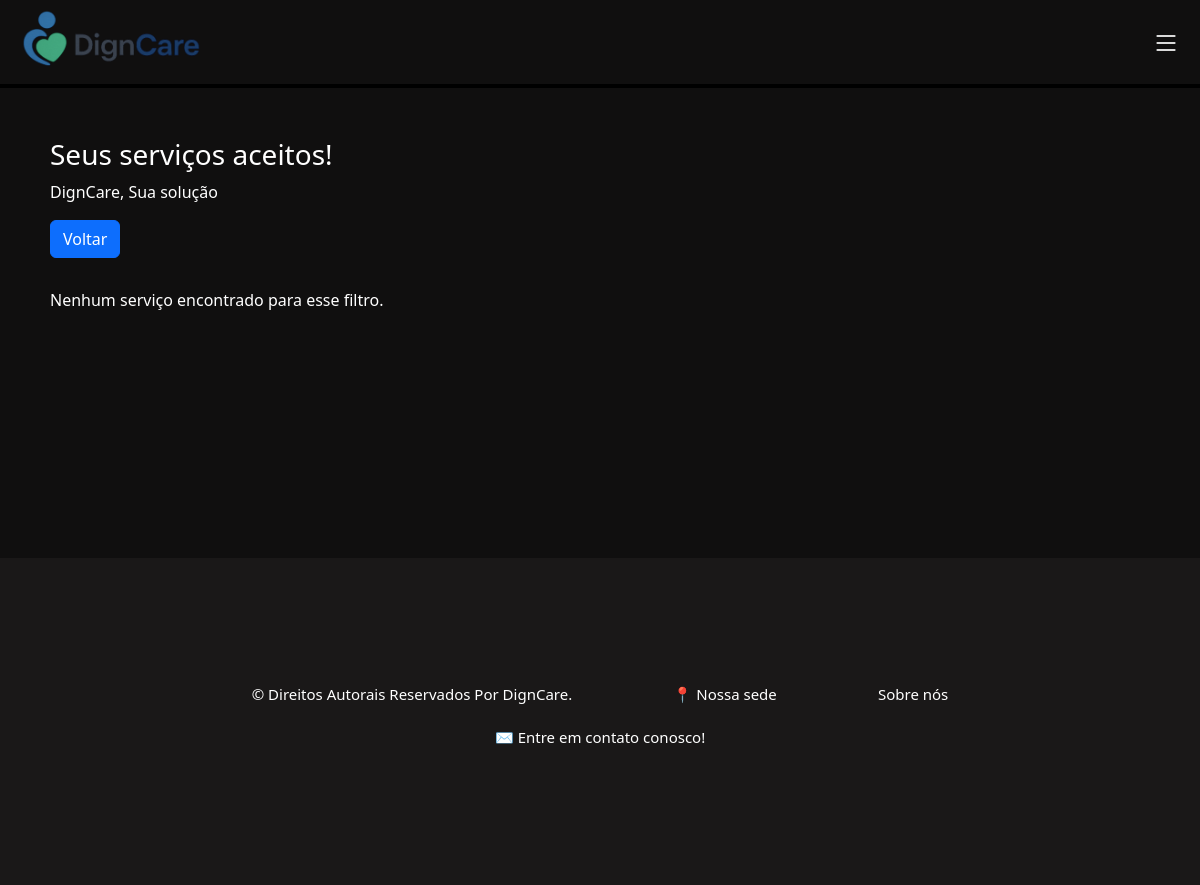
The page /html/servico_aceitos.php (signed in) on the database as committed earlier.
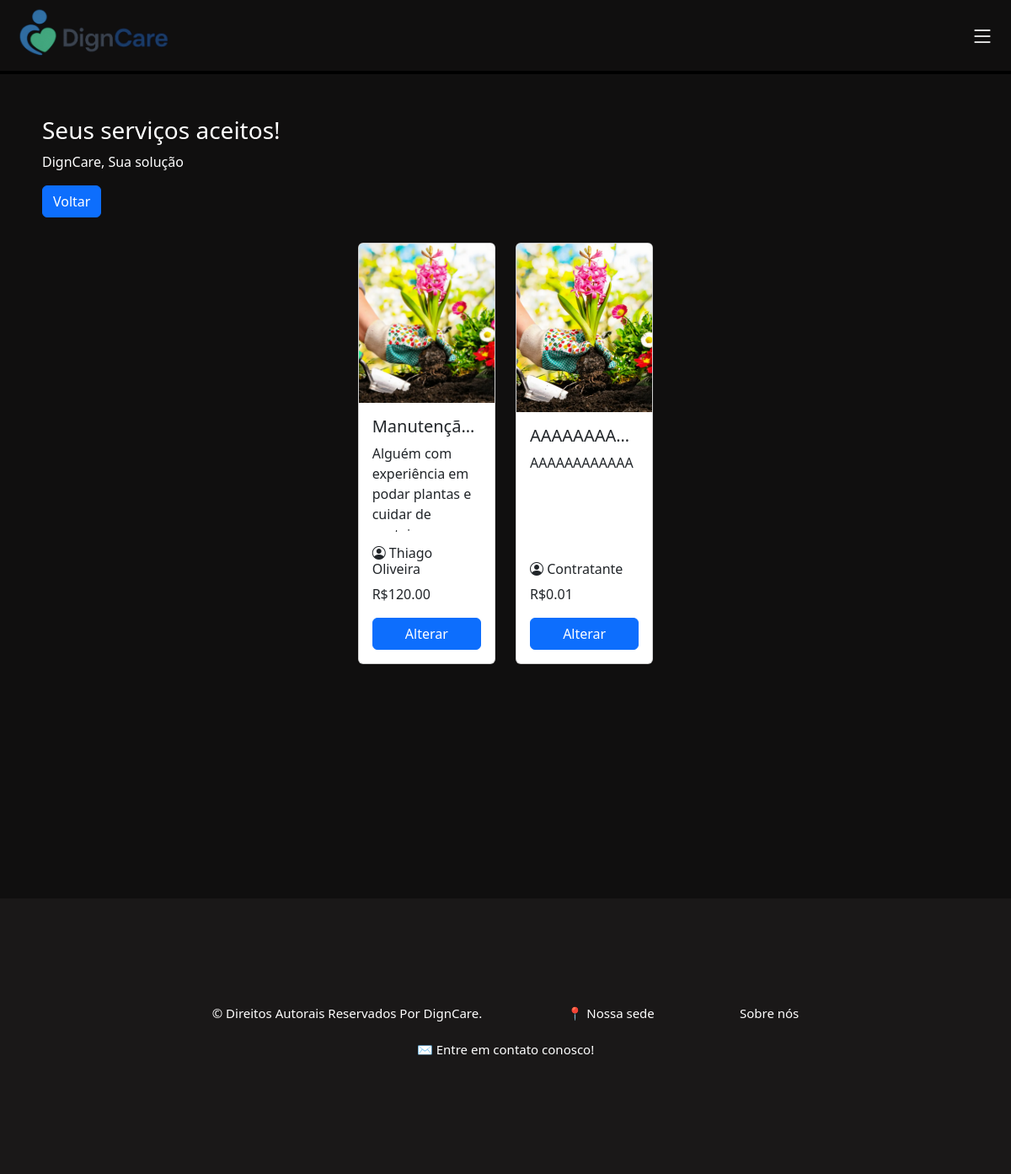
The same page on the database as committed later.
### tables this page shows
CREATE TABLE `servico` (
  `servico_id` int NOT NULL AUTO_INCREMENT,
  `user_id_contratante` int NOT NULL,
  `user_id_contratado` int DEFAULT NULL,
  `local_id` int DEFAULT NULL,
  `tipoServico_id` int NOT NULL,
  `servico_data_criado` date DEFAULT NULL,
  `servico_data_realizado` date DEFAULT NULL,
  `servico_titulo` varchar(45) NOT NULL,
  `servico_descricao` varchar(250) DEFAULT NULL,
  `servico_valor` decimal(10,2) NOT NULL,
  `servico_status` varchar(45) DEFAULT NULL,
  PRIMARY KEY (`servico_id`),
  KEY `user_id_contratante_idx` (`user_id_contratante`),
  KEY `user_id_contratado_idx` (`user_id_contratado`),
  KEY `local_id_idx` (`local_id`),
  KEY `tipoServico_id_idx` (`tipoServico_id`)
);

CREATE TABLE `usuario` (
  `usr_id` int NOT NULL AUTO_INCREMENT,
  `usr_nome` varchar(50) NOT NULL,
  `usr_cpf` varchar(45) NOT NULL,
  `usr_idade` int DEFAULT NULL,
  `usr_tipo` varchar(45) DEFAULT NULL,
  `usr_email` varchar(45) NOT NULL,
  `usr_senha` varchar(100) NOT NULL,
  `tipoServico_id` int DEFAULT NULL,
  `usr_descricao` varchar(250) DEFAULT NULL,
  PRIMARY KEY (`usr_id`),
  UNIQUE KEY `usr_cpf_UNIQUE` (`usr_cpf`),
  UNIQUE KEY `usr_email_UNIQUE` (`usr_email`),
  KEY `tipoServico_id_idx` (`tipoServico_id`),
  CONSTRAINT `tipoServico_id` FOREIGN KEY (`tipoServico_id`) REFERENCES `tiposervico` (`tipoServico_id`)
);

### html/servico_aceitos.php (the view, shortened to what this page needs)
<!DOCTYPE html>
<html lang="pt-br">
<head>
    <link rel="stylesheet" href="/CSS/serviços_abertos.css">
    <link href="https://cdn.jsdelivr.net/npm/bootstrap@5.3.6/dist/css/bootstrap.min.css" rel="stylesheet"
>
    <link rel="stylesheet" href="https://cdn.jsdelivr.net/npm/bootstrap-icons@1.10.5/font/bootstrap-icons.css">
</head>
<body class="fundo">
  <header>
    <nav class="navbar borda">
      <div class="nav justify-content-start">
        <a href="/html/home.php"><img class="mexe" src="/img/logo_horizontal.png" alt="logo" width="225"></a>
      </div>
      <div class="menu-icon" type="sidbar" data-bs-toggle="offcanvas" data-bs-target="#offcanvasRight" aria-controls="offcanvasRight"><i class="bi bi-list fs-3 iconscss"></i></div>
    </nav>
  </header>
    <section style="margin: 50px;">
    <div class="textcolor" style="margin-bottom: 30px;">
        <h3>Seus serviços aceitos!</h3>
        <p>DignCare, Sua solução</p>
        <a href="/html/home_prestador.php" class="btn btn-primary">Voltar</a>
    </div>
    <?php
    require_once '../php/conecta_bd.php';
    $usr_id = $_SESSION['usr_id'];
    try {
            $sql = "SELECT s.*, u.usr_nome FROM servico s JOIN usuario u ON s.user_id_contratante = u.usr_id WHERE s.user_id_contratado =  :id AND s.servico_status = 'Em atendimento';";
            $stmt = $pdo->prepare($sql);
            $stmt->execute(['id'=> $usr_id]);
            $servicos = $stmt->fetchAll(PDO::FETCH_ASSOC);
            if (count($servicos) > 0) {
                $imagens = [
                    1 => '../img/jardinagem.png',
                    2 => '../img/babá.png',
                    3 => '../img/Limpeza.png',
                    4 => '../img/cozinheiro.png',
                    5 => '../img/cuidadora.png',
                    6 => '../img/manutencao.png',
                    7 => '../img/pets.png',
                    8 => '../img/tutora.png'
                ];
                echo '<div class="row g-4 mb-5 justify-content-center">';
                foreach ($servicos as $servico) {
                    $imagemServico = $imagens[$servico['tipoServico_id']] ?? 'default.jpg';
                    echo '
                        <div class="col-md-2">
                            <div class="card h-100" style="height: 100%; max-height: 500px; min-height: 500px; display: flex; flex-direction: column;">
                                <img id="imagemCategoria" src="' . $imagemServico . '" alt="Imagem da Categoria" class="card-img-top" style="height: 200px; object-fit: cover;">
                                <div class="card-body d-flex flex-column" style="overflow: hidden;">
                                    <h5 class="card-title text-truncate" title="' . htmlspecialchars($servico["servico_titulo"]) . '">
                                        ' . htmlspecialchars($servico["servico_titulo"]) . '
                                    </h5>
                                    <p class="card-text" style="flex: 1; overflow: hidden; text-overflow: ellipsis;">
                                        ' . htmlspecialchars($servico["servico_descricao"]) . '
                                    </p>
                                    <h6><i class="bi bi-person-circle"></i> ' . htmlspecialchars($servico["usr_nome"]) . '</h6>
                                    <p>R$' . htmlspecialchars($servico["servico_valor"]) . '</p>
                                    <a href="/html/altera_servico.php?servico_id=' . $servico["servico_id"] . '" class="btn btn-primary mt-auto">Alterar</a>
                                </div>
                            </div>
                        </div>
                    ';
                }
                echo '</div>';
            } else {
                echo '<p class="textcolor">Nenhum serviço encontrado para esse filtro.</p>';
            }
    } catch (PDOException $e) {
        echo "Erro ao buscar serviços: " . $e->getMessage();
    }
    ?>
</section>
    <footer class="texto">
        <p class="mexe">&copy; Direitos Autorais Reservados Por DignCare.</p>
        <p ><a class="mexe" href="https://maps.app.goo.gl/9GVxGAeCZJMZK6yYA" target="_blank">📍 Nossa sede</a></p>
        <p ><a class="mexe" href="/html/sobre.php">Sobre nós</a></p>
        <p ><a class="mexe" href="mailto:digncare@gmail.com">✉ Entre em contato conosco!</a></p>
    </footer>
</body>
</html>

### CSS/serviços_abertos.css (style rules this page uses)
body { opacity: 0; transition: opacity 0.5s ease-in; }
body.loaded { opacity: 1; }
.fundo { background-color: rgba(16, 15, 15, 1) !important; }
.borda { border-bottom: 4px solid black; }
.textcolor { color: white !important; }
.mexe { transition: transform 0.3s ease; }
.iconscss { color:white; }
footer { margin-top: 15%; padding: 10%; background-color: rgb(26, 24, 24) ; text-align: center; }
footer > a, a:link, a:visited, a:active { text-decoration: none; color: white; }
.iconscss { font-size: 30px; color:white; margin-right: 20px; }
.texto { color: white !important; font-size: 20px !important; }

### CSS/corpo_padrao.css (style rules this page uses)
html, body { height: 100%; margin: 0; padding: 0; display: flex; flex-direction: column; }
body { opacity: 0; transition: opacity 0.5s ease-in; }
body.loaded { opacity: 1; }
.fundo { background-color: rgba(16, 15, 15, 1) !important; }
.borda { border-bottom: 4px solid black; }

### CSS/footer.css (style rules this page uses)
footer { margin-top: 10%; padding: 1%; background-color: rgb(26, 24, 24) ; text-align: center; }
footer>p { padding-inline: 5%; display: inline-flex; font-size: 15px !important; }
footer > a, a:link, a:visited, a:active { text-decoration: none; color: white; }
.texto { color: white !important; font-size: 20px !important; }

Rows that differ between the two databases and show on the page:
now on this page (row edited): servico: servico_titulo "Manutençã…", servico_descricao "Alguém com experiência em podar plantas e cuidar de…", usuario.usr_nome "Thiago Oliveira", servico_valor "120.00"
added servico: servico_titulo "AAAAAAAA…", servico_descricao "AAAAAAAAAAAA", usuario.usr_nome "Contratante", servico_valor "0.01"
Other text that changed with them:
text no longer shown: "Nenhum serviço encontrado para esse filtro."
